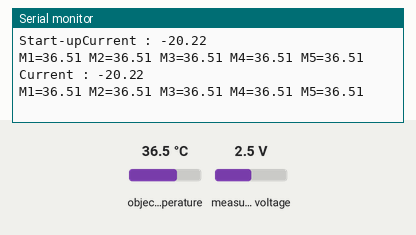
Recording of a sketch running on a simulated Arduino Uno, built with avr-gcc and run on an emulated ATmega328P. Parts: the last lines printed to the serial monitor. The test bench sets the inputs (shaded band); at power-on: object temperature 36.5 °C, measured voltage 2.5 V.

Above: at 1.3 s.
1.4 s: object temperature set to 20 °C
At 2.0 s:
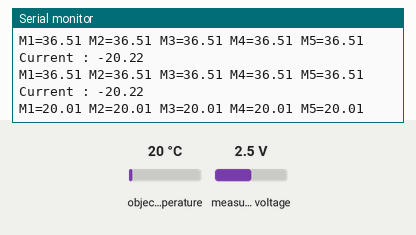
2.9 s: object temperature set to 26 °C
At 3.5 s:
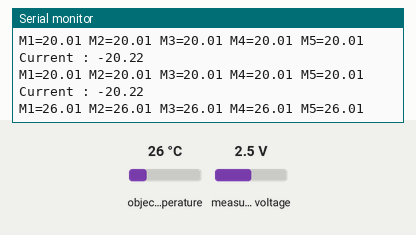
Timing chart, 0 to 5.9 s (numbered marks = the images above; inputs shaded):
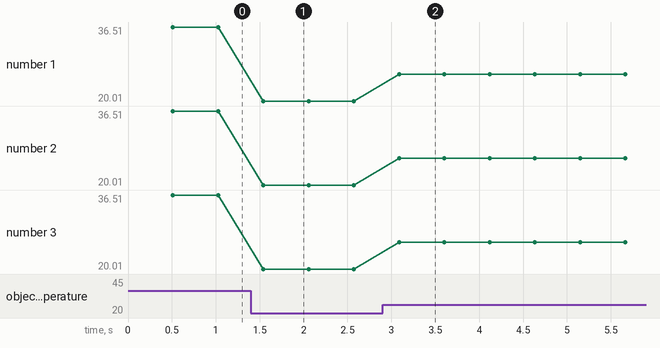

Measured:
- after the input at 1.4 s, the serial monitor: prints a new line after 0.14 s (image 1)
- after the input at 2.9 s, the serial monitor: prints a new line after 0.19 s (image 2)
- plotted number 1: 36.51 → 20.01 after the input at 1.4 s, 20.01 → 26.01 after the input at 2.9 s
- plotted number 2: 36.51 → 20.01 after the input at 1.4 s, 20.01 → 26.01 after the input at 2.9 s
- plotted number 3: 36.51 → 20.01 after the input at 1.4 s, 20.01 → 26.01 after the input at 2.9 s

The sketch:

maybe.ino
```cpp
#include <Wire.h>
#include <Adafruit_MLX90614.h>
#include "ADS1X15.h"
//#include "BluetoothSerial.h"

//String device_name = "maybe..";

ADS1115 ADS(0x48);
//BluetoothSerial SerialBT;

Adafruit_MLX90614 mlx_1 = Adafruit_MLX90614(0x5A);
Adafruit_MLX90614 mlx_2 = Adafruit_MLX90614(0x5B);
Adafruit_MLX90614 mlx_3 = Adafruit_MLX90614(0x5C);
Adafruit_MLX90614 mlx_4 = Adafruit_MLX90614(0x5D);
Adafruit_MLX90614 mlx_5 = Adafruit_MLX90614(0x5E);

unsigned int startMil;
unsigned int currentMil;
unsigned int period = 200;

void setup() {

  //for wires/I2C
  Wire.begin();
  ADS.begin();

  //settings for bluetooth
  Serial.begin(115200);
  Serial.print("Start-up");
  //SerialBT.begin(device_name);

  //for MLX
  mlx_1.begin();
  mlx_2.begin();
  mlx_3.begin();
  mlx_4.begin();
  mlx_5.begin();

  startMil = millis();
}

void loop() {

  //currentMil = millis();

  //Current Reading
  ADS.setGain(0);

  int16_t val_1 = ADS.readADC(1);
  float f = ADS.toVoltage(1);
  float current_read = 0;
  float avg = 0;

  for(int i=0;i<50;i++){
    // take samples...100 times
    current_read = current_read + ((val_1*f)-2.527)/0.125;
    avg = current_read;
    delay(10);
  }
  float avg_current = avg/50;
  Serial.print("Current : "); Serial.print(avg_current);
  Serial.println();

  //For temperature
  Serial.print("M1="); Serial.print(mlx_1.readObjectTempC());
  Serial.print(" M2="); Serial.print(mlx_2.readObjectTempC());
  Serial.print(" M3="); Serial.print(mlx_3.readObjectTempC());
  Serial.print(" M4="); Serial.print(mlx_4.readObjectTempC());
  Serial.print(" M5="); Serial.print(mlx_5.readObjectTempC());
  Serial.println();
  Serial.println();

  //String Send = "M1 :"+ String(mlx_1.readObjectTempC());

  //For Bluetooth comm..
  //if (Serial.available()) {
    //SerialBT.println();
  //}
  //if (SerialBT.available()) {
    //Serial.write(SerialBT.read());
  //}

}
```
